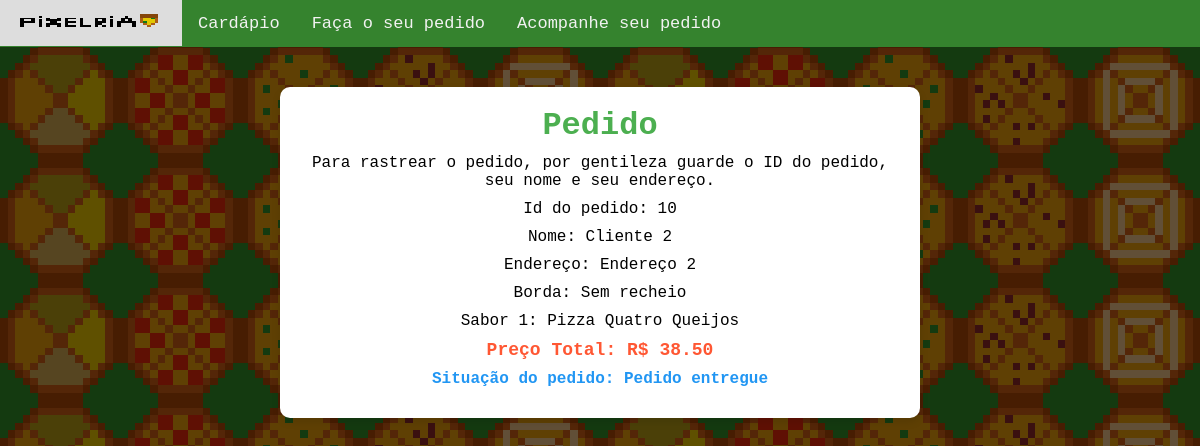
Page /pedido/finalizado/10/ on the committed database.
### site_pizzaria/models.py (models this page shows, shortened)
class Pedido(models.Model):
    STATUS_CHOICES = [
        ('Em andamento', 'Em Andamento'),
        ('Pedido entregue' , 'Pedido Entregue')
    ]
    nome_cliente = models.CharField(max_length=50)
    endereco = models.CharField(max_length=255)
    borda = models.ForeignKey(Borda,on_delete=models.CASCADE)
    pizza1 = models.ForeignKey(Pizza,on_delete=models.CASCADE, related_name='pizza_sabor1')
    pizza2 = models.ForeignKey(Pizza,on_delete=models.CASCADE, related_name='pizza_sabor2',blank=True,null=True)
    preco = models.FloatField()
    status = models.CharField(choices=STATUS_CHOICES,max_length=50,default='Em andamento')

class Borda(models.Model):
    nome = models.CharField(max_length=50)
    def __str__(self):
        return self.nome

class Pizza(models.Model):
    nome = models.CharField(max_length=50)
    ingredientes = models.TextField()
    preco = models.FloatField()
    imagem = models.ImageField(upload_to='static/media',null=True,blank=True)
    def __str__(self):
        return self.nome

### site_pizzaria/views.py (the view)
# urls.py: path('pedido/finalizado/<int:pedido_id>/',pedido_concluido,name='pedido_feito'),
def pedido_concluido(request,pedido_id):
    pedido = Pedido.objects.get(id=pedido_id)
    return render(request, 'pizzaria/pedido_feito.html', {'pedido':pedido})

### site_pizzaria/templates/pizzaria/pedido_feito.html (shortened to what this page needs)
{% extends "base.html" %}
{% block content %}
<div class="pedido-concluido">
    <h1>Pedido</h1>
    <p>Para rastrear o pedido, por gentileza guarde o ID do pedido, seu nome e seu endereço.</p>
    <p>Id do pedido: {{ pedido.id }} </p>
    <p>Nome: {{ pedido.nome_cliente }}</p>
    <p>Endereço: {{ pedido.endereco }}</p>
    <p>Borda: {{ pedido.borda }}</p>
    <p>Sabor 1: {{ pedido.pizza1 }}</p>
    <p class="preco-total">Preço Total: R$ {{ pedido.preco|floatformat:2 }}</p>
    <p class="situacao">Situação do pedido: {{ pedido.status }}</p>
</div>
{% endblock content %}

### site_pizzaria/static/css/style.css (style rules this page uses)
body { margin:0; font-family:'Courier New', Courier, monospace; }
body::before { content: ""; position: fixed; top: 0; left: 0; width: 100%; height: 100%; background-color: rgba(0, 0, 0, 0.6); z-index: -1; }
h1 { border-radius: 15px; display: inline; color:white; }
.pedido-concluido { max-width: 600px; margin: 40px auto; padding: 20px; background-color: #ffffff; border-radius: 10px; box-shadow: 0 4px 8px rgba(0, 0, 0, 0.1); text-align: center; }
.pedido-concluido h1 { color: #4CAF50; margin-bottom: 20px; }
.pedido-concluido p { font-size: 16px; margin: 10px 0; }
.pedido-concluido .preco-total { font-weight: bold; font-size: 18px; color: #FF5733; }
.pedido-concluido .situacao { font-weight: bold; color: #2196F3; }

### rows in the picture
Pedido: id "10", nome_cliente "Cliente 2", endereco "Endereço 2", borda "Sem recheio", pizza1 "Pizza Quatro Queijos", preco "38.50", status "Pedido entregue"
